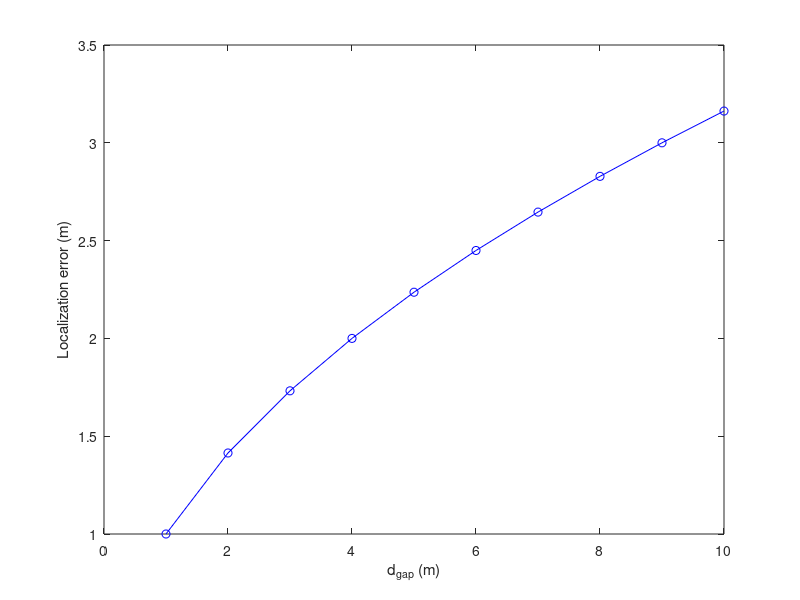

MATLAB code for this plot:
xy = [[1,1.41421356200000,1.73205080800000,2,2.23606797700000,2.44948974300000,2.64575131100000,2.82842712500000,3,3.16227766000000]]
figure (1)
grid on;
plot(1:10,xy,'color','b','marker','o');
xlabel('d_{gap} (m)');
ylabel('Localization error (m)');